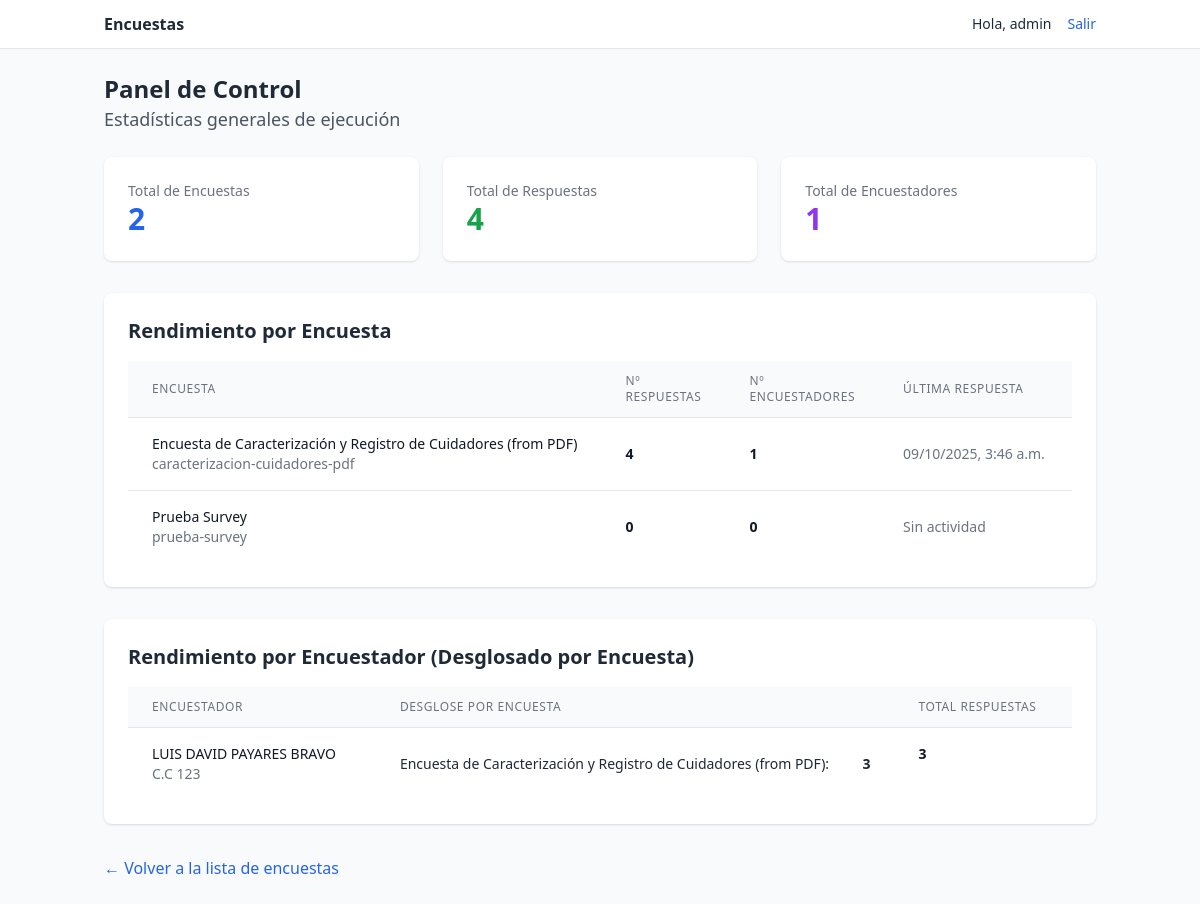
Before: /dashboard/ (signed in) with the older database file.
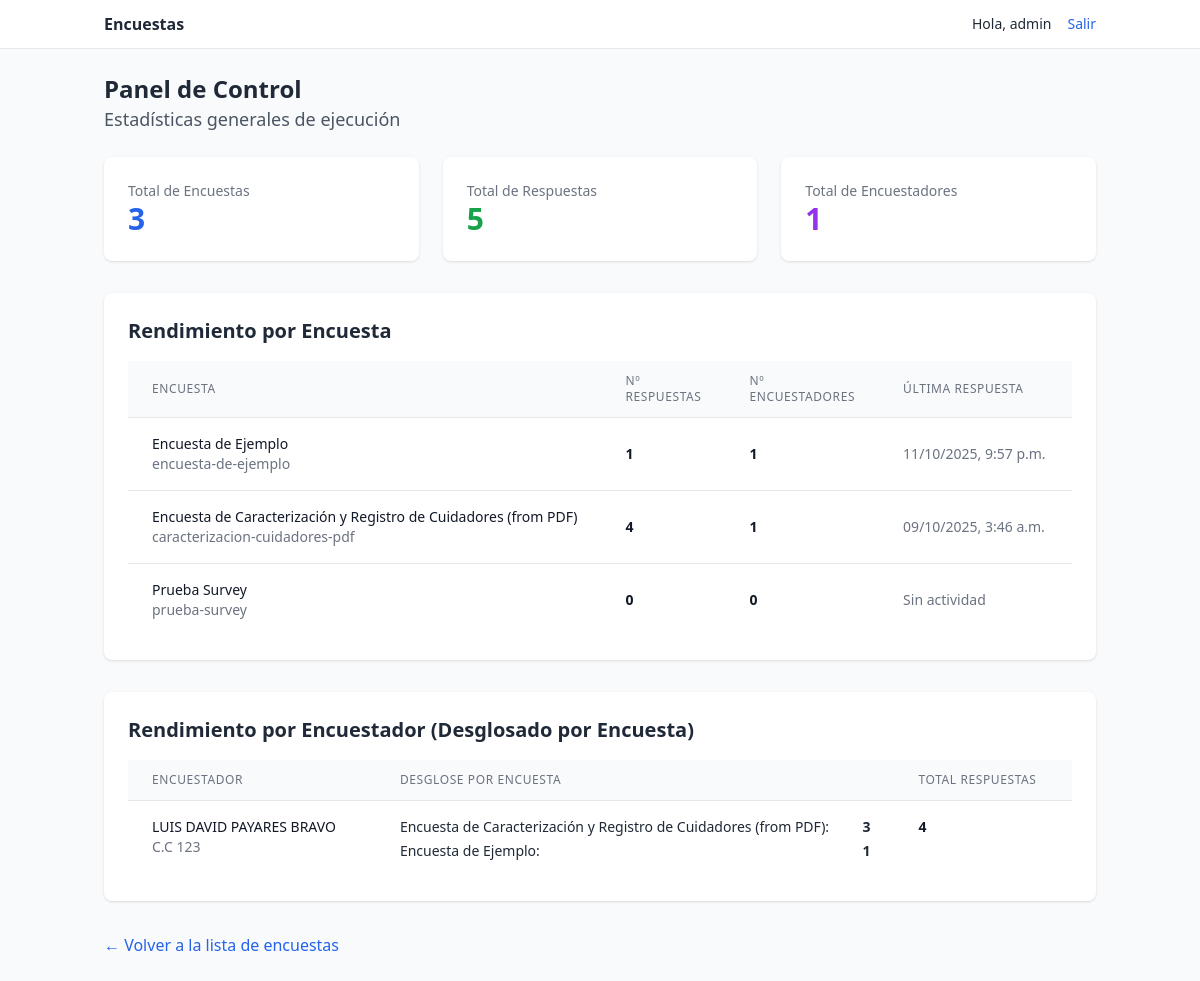
After: the same page with the newer database file.
### surveys/models.py (models this page shows, shortened)
class Survey(models.Model):
    name = models.CharField(max_length=200, unique=True)
    description = models.TextField(blank=True)
    code = models.SlugField(max_length=80, unique=True)
    is_active = models.BooleanField(default=True)
    created_at = models.DateTimeField(auto_now_add=True)
    require_token = models.BooleanField(default=False)

class Interviewer(models.Model):
    full_name = models.CharField(max_length=200)
    document_number = models.CharField(max_length=30, unique=True)
    document_type = models.CharField(max_length=5, choices=DOCUMENT_TYPES)
    phone = models.CharField(max_length=30, blank=True)
    email = models.EmailField(blank=True)

### surveys/views.py (the view)
# urls.py: path("dashboard/", views.dashboard_view, name="dashboard"),
@login_required
def dashboard_view(request):
    total_surveys = Survey.objects.count()
    total_responses = ResponseSet.objects.count()
    total_interviewers = Interviewer.objects.count()
    surveys_stats = Survey.objects.annotate(
        response_count=Count('responses'),
        interviewer_count=Count('responses__interviewer', distinct=True),
        last_response_date=Max('responses__created_at')
    ).order_by('-last_response_date')
    interviewer_survey_stats = ResponseSet.objects.filter(interviewer__isnull=False).values(
        'interviewer__full_name',
        'interviewer__document_type',
        'interviewer__document_number',
        'survey__name'
    ).annotate(
        count=Count('id')
    ).order_by('interviewer__full_name', 'survey__name')
    grouped_stats = {}
    for item in interviewer_survey_stats:
        interviewer_name = item['interviewer__full_name']
        if interviewer_name not in grouped_stats:
            grouped_stats[interviewer_name] = {
                'details': {
                    'full_name': interviewer_name,
                    'document': f"{item['interviewer__document_type']} {item['interviewer__document_number']}"
                },
                'surveys': [],
                'total_responses': 0
            }
        grouped_stats[interviewer_name]['surveys'].append({
            'name': item['survey__name'],
            'count': item['count']
        })
        grouped_stats[interviewer_name]['total_responses'] += item['count']
    context = {
        'total_surveys': total_surveys,
        'total_responses': total_responses,
        'total_interviewers': total_interviewers,
        'surveys_stats': surveys_stats,
        'interviewers_stats_grouped': grouped_stats,
    }
    return render(request, 'surveys/dashboard.html', context)

### surveys/templates/surveys/dashboard.html (shortened to what the changed rows need)
{% extends "surveys/base.html" %}
{% block content %}
<div class="mb-6">
  <h1 class="text-2xl font-bold">Panel de Control</h1>
</div>
<div class="grid grid-cols-1 md:grid-cols-3 gap-6 mb-8">
  <div class="bg-white p-6 rounded-lg shadow">
    <h3 class="text-gray-500 text-sm font-medium">Total de Encuestas</h3>
    <p class="text-3xl font-bold text-blue-600">{{ total_surveys }}</p>
  </div>
  <div class="bg-white p-6 rounded-lg shadow">
    <h3 class="text-gray-500 text-sm font-medium">Total de Respuestas</h3>
    <p class="text-3xl font-bold text-green-600">{{ total_responses }}</p>
  </div>
</div>
<div class="bg-white p-6 rounded-lg shadow">
  <h2 class="text-xl font-semibold mb-4">Rendimiento por Encuesta</h2>
  <div class="overflow-x-auto">
    <table class="min-w-full divide-y divide-gray-200">
      <thead class="bg-gray-50">
        <tr>
          <th scope="col" class="px-6 py-3 text-left text-xs font-medium text-gray-500 uppercase tracking-wider">Encuesta</th>
          <th scope="col" class="px-6 py-3 text-left text-xs font-medium text-gray-500 uppercase tracking-wider">Nº Respuestas</th>
          <th scope="col" class="px-6 py-3 text-left text-xs font-medium text-gray-500 uppercase tracking-wider">Nº Encuestadores</th>
          <th scope="col" class="px-6 py-3 text-left text-xs font-medium text-gray-500 uppercase tracking-wider">Última Respuesta</th>
          <th scope="col" class="relative px-6 py-3">
          </th>
        </tr>
      </thead>
      <tbody class="bg-white divide-y divide-gray-200">
        {% for survey in surveys_stats %}
          <tr>
            <td class="px-6 py-4 whitespace-nowrap">
              <div class="text-sm font-medium text-gray-900">{{ survey.name }}</div>
              <div class="text-sm text-gray-500">{{ survey.code }}</div>
            </td>
            <td class="px-6 py-4 whitespace-nowrap text-sm text-gray-900 font-bold">{{ survey.response_count }}</td>
            <td class="px-6 py-4 whitespace-nowrap text-sm text-gray-900 font-bold">{{ survey.interviewer_count }}</td>
            <td class="px-6 py-4 whitespace-nowrap text-sm text-gray-500">
              {% if survey.last_response_date %}
                {{ survey.last_response_date|date:"d/m/Y, P" }}
              {% else %}
                Sin actividad
              {% endif %}
            </td>
            <td class="px-6 py-4 whitespace-nowrap text-right text-sm font-medium">
            </td>
          </tr>
        {% empty %}
          <tr>
            <td colspan="5" class="px-6 py-4 text-center text-sm text-gray-500">No hay encuestas para mostrar.</td>
          </tr>
        {% endfor %}
      </tbody>
    </table>
  </div>
</div>
<div class="mt-8 bg-white p-6 rounded-lg shadow">
  <h2 class="text-xl font-semibold mb-4">Rendimiento por Encuestador (Desglosado por Encuesta)</h2>
  <div class="overflow-x-auto">
    <table class="min-w-full divide-y divide-gray-200">
      <thead class="bg-gray-50">
        <tr>
          <th scope="col" class="px-6 py-3 text-left text-xs font-medium text-gray-500 uppercase tracking-wider">Encuestador</th>
          <th scope="col" class="px-6 py-3 text-left text-xs font-medium text-gray-500 uppercase tracking-wider">Desglose por Encuesta</th>
          <th scope="col" class="px-6 py-3 text-left text-xs font-medium text-gray-500 uppercase tracking-wider">Total Respuestas</th>
        </tr>
      </thead>
      <tbody class="bg-white divide-y divide-gray-200">
        {% for name, data in interviewers_stats_grouped.items %}
          <tr>
            <td class="px-6 py-4 align-top">
              <div class="text-sm font-medium text-gray-900">{{ data.details.full_name }}</div>
              <div class="text-sm text-gray-500">{{ data.details.document }}</div>
            </td>
            <td class="px-6 py-4 whitespace-nowrap">
                <ul class="text-sm text-gray-800 space-y-1">
                    {% for survey in data.surveys %}
                        <li class="flex justify-between">
                            <span>{{ survey.name }}:</span>
                            <span class="font-semibold">{{ survey.count }}</span>
                        </li>
                    {% endfor %}
                </ul>
            </td>
            <td class="px-6 py-4 whitespace-nowrap text-sm text-gray-900 font-bold align-top">{{ data.total_responses }}</td>
          </tr>
        {% empty %}
          <tr>
            <td colspan="3" class="px-6 py-4 text-center text-sm text-gray-500">No hay actividad de encuestadores para mostrar.</td>
          </tr>
        {% endfor %}
      </tbody>
    </table>
  </div>
</div>
{% endblock %}

Changed rows visible on the page:
added Survey: name "Encuesta de Ejemplo", code "encuesta-de-ejemplo", response_count "1", interviewer_count "1", last_response_date "11/10/2025, 9:57 p.m."
computed for Interviewer "LUIS DAVID PAYARES BRAVO": total_responses "3" → "4"
Other visible differences:
{{ total_surveys }}: "2" → "3"
{{ total_responses }}: "4" → "5"
new list line: "Encuesta de Ejemplo : 1"
